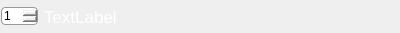
<?xml version="1.0" encoding="UTF-8"?>
<ui version="4.0">
 <class>IntegerSettingView</class>
 <widget class="QWidget" name="IntegerSettingView">
  <property name="geometry">
   <rect>
    <x>0</x>
    <y>0</y>
    <width>400</width>
    <height>33</height>
   </rect>
  </property>
  <property name="windowTitle">
   <string>Form</string>
  </property>
  <property name="styleSheet">
   <string>border:none;</string>
  </property>
  <layout class="QHBoxLayout" name="horizontalLayout">
   <property name="leftMargin">
    <number>1</number>
   </property>
   <property name="topMargin">
    <number>5</number>
   </property>
   <property name="rightMargin">
    <number>0</number>
   </property>
   <property name="bottomMargin">
    <number>5</number>
   </property>
   <item>
    <widget class="QSpinBox" name="_spinBox">
     <property name="sizePolicy">
      <sizepolicy hsizetype="Fixed" vsizetype="Fixed">
       <horstretch>0</horstretch>
       <verstretch>0</verstretch>
      </sizepolicy>
     </property>
     <property name="styleSheet">
      <string>QSpinBox{
background:url(:/spin_background);
background-repeat:repeat-x;
border:1px solid #999999;
border-radius:4px;
}

QSpinBox::up-button {
	background-image:url(:/spin_plus);
	height:0px;
	width:0px;
}

QSpinBox::down-button {
	background-image:url(:/spin_minus);
 	height:0px;
	width:0px;
}

</string>
     </property>
     <property name="minimum">
      <number>1</number>
     </property>
    </widget>
   </item>
   <item>
    <widget class="QLabel" name="_label">
     <property name="styleSheet">
      <string>color:white;
font-size:17px;</string>
     </property>
     <property name="text">
      <string>TextLabel</string>
     </property>
    </widget>
   </item>
  </layout>
 </widget>
 <resources/>
 <connections/>
</ui>
